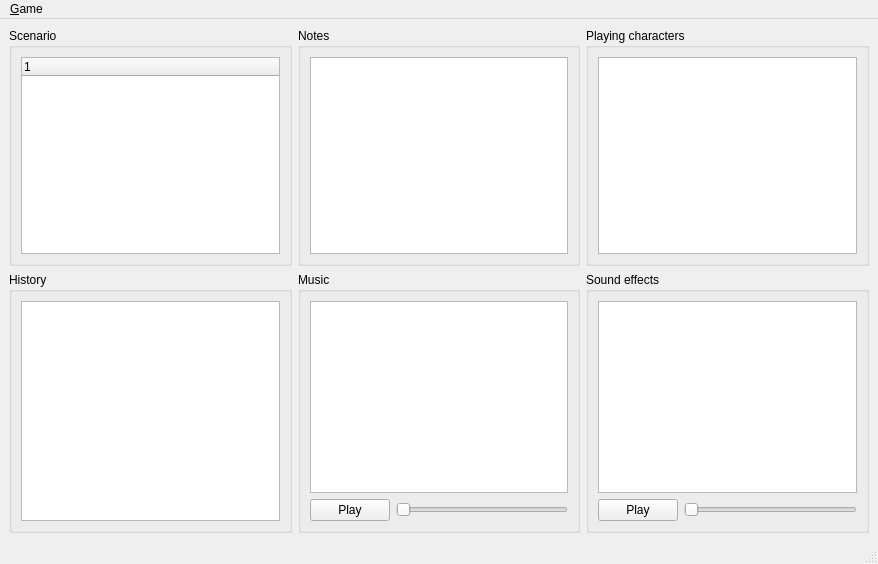
<?xml version="1.0" encoding="UTF-8"?>
<ui version="4.0">
 <class>mainWindow</class>
 <widget class="QMainWindow" name="mainWindow">
  <property name="geometry">
   <rect>
    <x>0</x>
    <y>0</y>
    <width>878</width>
    <height>564</height>
   </rect>
  </property>
  <property name="windowTitle">
   <string>GM-Assistant</string>
  </property>
  <widget class="QWidget" name="centralWidget">
   <layout class="QGridLayout" name="gridLayout_4">
    <item row="0" column="0">
     <layout class="QGridLayout" name="gridLayout">
      <item row="4" column="0">
       <widget class="QGroupBox" name="groupBox1">
        <property name="title">
         <string>Scenario</string>
        </property>
        <layout class="QVBoxLayout" name="verticalLayout1">
         <item>
          <widget class="QTreeWidget" name="treeScenario">
           <column>
            <property name="text">
             <string notr="true">1</string>
            </property>
           </column>
          </widget>
         </item>
        </layout>
       </widget>
      </item>
      <item row="5" column="0">
       <widget class="QGroupBox" name="groupBox2">
        <property name="title">
         <string>History</string>
        </property>
        <layout class="QVBoxLayout" name="verticalLayout2">
         <item>
          <widget class="QListWidget" name="listHistory"/>
         </item>
        </layout>
       </widget>
      </item>
      <item row="4" column="1">
       <widget class="QGroupBox" name="groupBox4">
        <property name="title">
         <string>Notes</string>
        </property>
        <layout class="QVBoxLayout" name="verticalLayout4">
         <item>
          <widget class="QTextEdit" name="textNotes"/>
         </item>
        </layout>
       </widget>
      </item>
      <item row="4" column="2">
       <widget class="QGroupBox" name="groupBox5">
        <property name="title">
         <string>Playing characters</string>
        </property>
        <layout class="QVBoxLayout" name="verticalLayout5">
         <item>
          <widget class="QTableWidget" name="tablePC"/>
         </item>
        </layout>
       </widget>
      </item>
      <item row="5" column="2">
       <widget class="QGroupBox" name="groupBox6">
        <property name="title">
         <string>Sound effects</string>
        </property>
        <layout class="QVBoxLayout" name="verticalLayout6">
         <item>
          <widget class="QListWidget" name="listFX"/>
         </item>
         <item>
          <layout class="QHBoxLayout" name="horizontalLayout2">
           <item>
            <widget class="QPushButton" name="buttonFX">
             <property name="text">
              <string>Play</string>
             </property>
            </widget>
           </item>
           <item>
            <widget class="QSlider" name="sliderFX">
             <property name="orientation">
              <enum>Qt::Horizontal</enum>
             </property>
            </widget>
           </item>
          </layout>
         </item>
        </layout>
       </widget>
      </item>
      <item row="5" column="1">
       <widget class="QGroupBox" name="groupBox3">
        <property name="title">
         <string>Music</string>
        </property>
        <layout class="QVBoxLayout" name="verticalLayout3">
         <item>
          <widget class="QListWidget" name="listMusic"/>
         </item>
         <item>
          <layout class="QHBoxLayout" name="horizontalLayout1">
           <item>
            <widget class="QPushButton" name="buttonMusic">
             <property name="text">
              <string>Play</string>
             </property>
            </widget>
           </item>
           <item>
            <widget class="QSlider" name="sliderMusic">
             <property name="orientation">
              <enum>Qt::Horizontal</enum>
             </property>
            </widget>
           </item>
          </layout>
         </item>
        </layout>
       </widget>
      </item>
     </layout>
    </item>
   </layout>
  </widget>
  <widget class="QMenuBar" name="menuBar">
   <property name="geometry">
    <rect>
     <x>0</x>
     <y>0</y>
     <width>878</width>
     <height>25</height>
    </rect>
   </property>
   <widget class="QMenu" name="menuGame">
    <property name="title">
     <string>&amp;Game</string>
    </property>
    <addaction name="action_New"/>
    <addaction name="separator"/>
    <addaction name="action_Load"/>
    <addaction name="action_Save"/>
    <addaction name="actionS_ave_as"/>
    <addaction name="separator"/>
    <addaction name="action_Quit"/>
   </widget>
   <addaction name="menuGame"/>
  </widget>
  <widget class="QStatusBar" name="statusBar"/>
  <action name="action_New">
   <property name="text">
    <string>&amp;New</string>
   </property>
   <property name="statusTip">
    <string>Create a new game</string>
   </property>
   <property name="shortcut">
    <string>Ctrl+N</string>
   </property>
  </action>
  <action name="action_Load">
   <property name="text">
    <string>&amp;Load</string>
   </property>
   <property name="statusTip">
    <string>Load a game</string>
   </property>
   <property name="shortcut">
    <string>Ctrl+O</string>
   </property>
  </action>
  <action name="action_Save">
   <property name="text">
    <string>&amp;Save</string>
   </property>
   <property name="statusTip">
    <string>Save the current game</string>
   </property>
   <property name="shortcut">
    <string>Ctrl+S</string>
   </property>
  </action>
  <action name="actionS_ave_as">
   <property name="text">
    <string>S&amp;ave as</string>
   </property>
   <property name="statusTip">
    <string>Save the current game in a new file</string>
   </property>
   <property name="shortcut">
    <string>Ctrl+Shift+S</string>
   </property>
  </action>
  <action name="action_Quit">
   <property name="text">
    <string>&amp;Quit</string>
   </property>
   <property name="statusTip">
    <string>Exit the application</string>
   </property>
   <property name="shortcut">
    <string>Ctrl+Q</string>
   </property>
  </action>
 </widget>
 <resources/>
 <connections/>
</ui>
